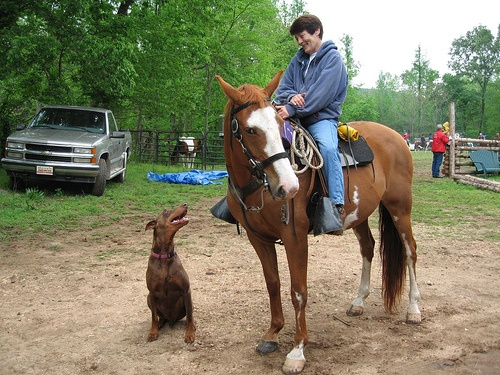
#> input picture phase 2/Basic Image Processing/Project 1/horse.jpg, 500 x 375 px
$ python main.py   (older library calls are emulated)
#> lines starting #> are read from the running program, lines starting #| are printed output that depends on the picture
"""
Implement an edge detection algorithm using the Sobel operator and compare it with the Canny edge detection method.
"""

import cv2
import numpy as np
import matplotlib.pyplot as plt

def sobel_edge_detection(image):
    """
    Perform edge detection using Sobel operator

    Args:
    image (numpy.ndarray): Input grayscale image

    Returns:
    numpy.ndarray: Edge-detected image
    """
    # Compute Sobel derivatives in x and y directions
    sobelx = cv2.Sobel(image, cv2.CV_64F, 1, 0, ksize=3)
    sobely = cv2.Sobel(image, cv2.CV_64F, 0, 1, ksize=3)

    # Compute magnitude of gradients
    sobel_edges = np.sqrt(sobelx**2 + sobely**2)

    # Normalize to 0-255 range
    sobel_edges = (sobel_edges / sobel_edges.max() * 255).astype(np.uint8)

    return sobel_edges

def canny_edge_detection(image, low_threshold=50, high_threshold=150):
    """
    Perform edge detection using Canny algorithm

    Args:
    image (numpy.ndarray): Input grayscale image
    low_threshold (int): Lower threshold for edge detection
    high_threshold (int): Higher threshold for edge detection

    Returns:
    numpy.ndarray: Edge-detected image
    """
    # Apply Canny edge detection
    canny_edges = cv2.Canny(image, low_threshold, high_threshold)

    return canny_edges

def compare_edge_detection(image_path):
    """
    Compare Sobel and Canny edge detection methods

    Args:
    image_path (str): Path to input image
    """
#> called with image_path = 'horse.jpg'
    # Read image in grayscale
    image = cv2.imread(image_path, cv2.IMREAD_GRAYSCALE)
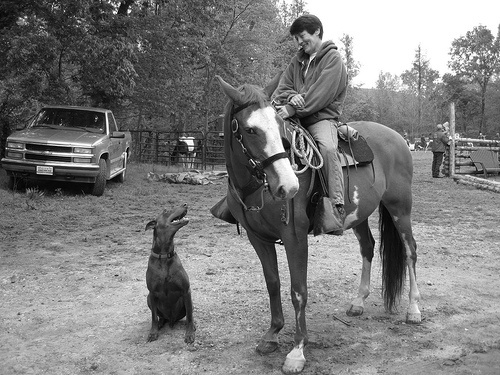
#> image: shape (375, 500); min 0, max 255, mean 124.5

    # Apply Sobel edge detection
    sobel_edges = sobel_edge_detection(image)
#> in sobel_edge_detection, `sobelx = cv2.Sobel(image, cv2.CV_64F, 1, 0, ksize=3)`:
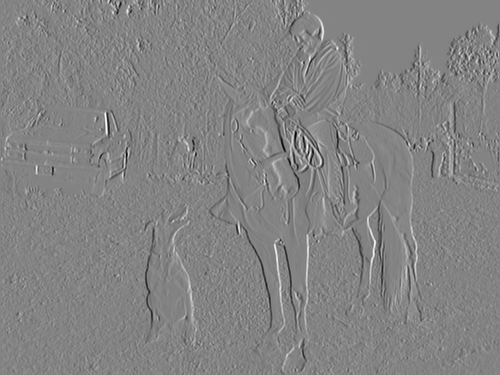
#> sobelx: shape (375, 500) float64; min -972, max 913, mean 0.9; drawn with min black and max white
#> in sobel_edge_detection, `sobely = cv2.Sobel(image, cv2.CV_64F, 0, 1, ksize=3)`:
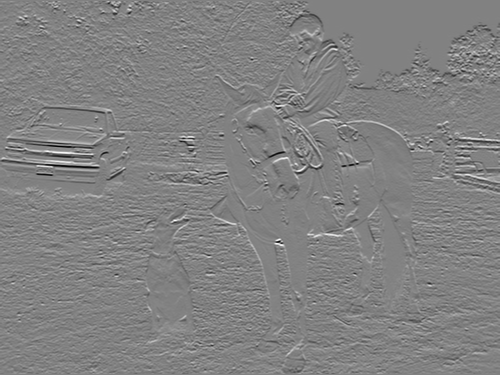
#> sobely: shape (375, 500) float64; min -910, max 876, mean -0.2; drawn with min black and max white
#> in sobel_edge_detection, `sobel_edges = np.sqrt(sobelx**2 + sobely**2)`:
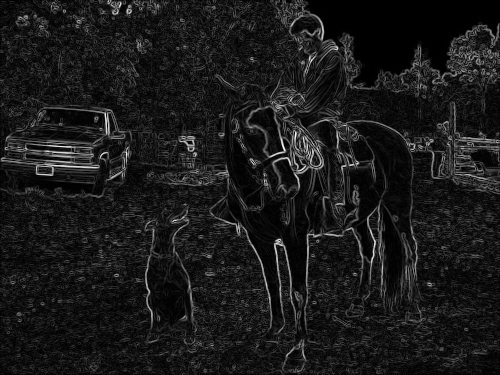
#> sobel_edges: shape (375, 500) float64; min 0, max 984.1, mean 101.6; drawn with min black and max white

    # Apply Canny edge detection
    canny_edges = canny_edge_detection(image)
#> in canny_edge_detection, `canny_edges = cv2.Canny(image, low_threshold, high_threshold)`:
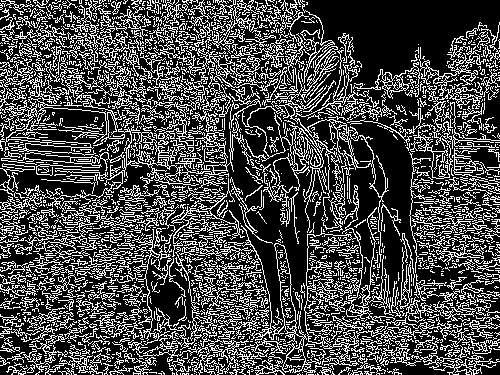
#> canny_edges: shape (375, 500); 28.8% white in thin lines or dots

    # Visualize results
    plt.figure(figsize=(15,5))

    plt.subplot(131)
    plt.title('Original Image')
    plt.imshow(image, cmap='gray')
    plt.axis('off')

    plt.subplot(132)
    plt.title('Sobel Edge Detection')
    plt.imshow(sobel_edges, cmap='gray')
    plt.axis('off')

    plt.subplot(133)
    plt.title('Canny Edge Detection')
    plt.imshow(canny_edges, cmap='gray')
    plt.axis('off')

    plt.tight_layout()
    plt.show()


compare_edge_detection('horse.jpg')
